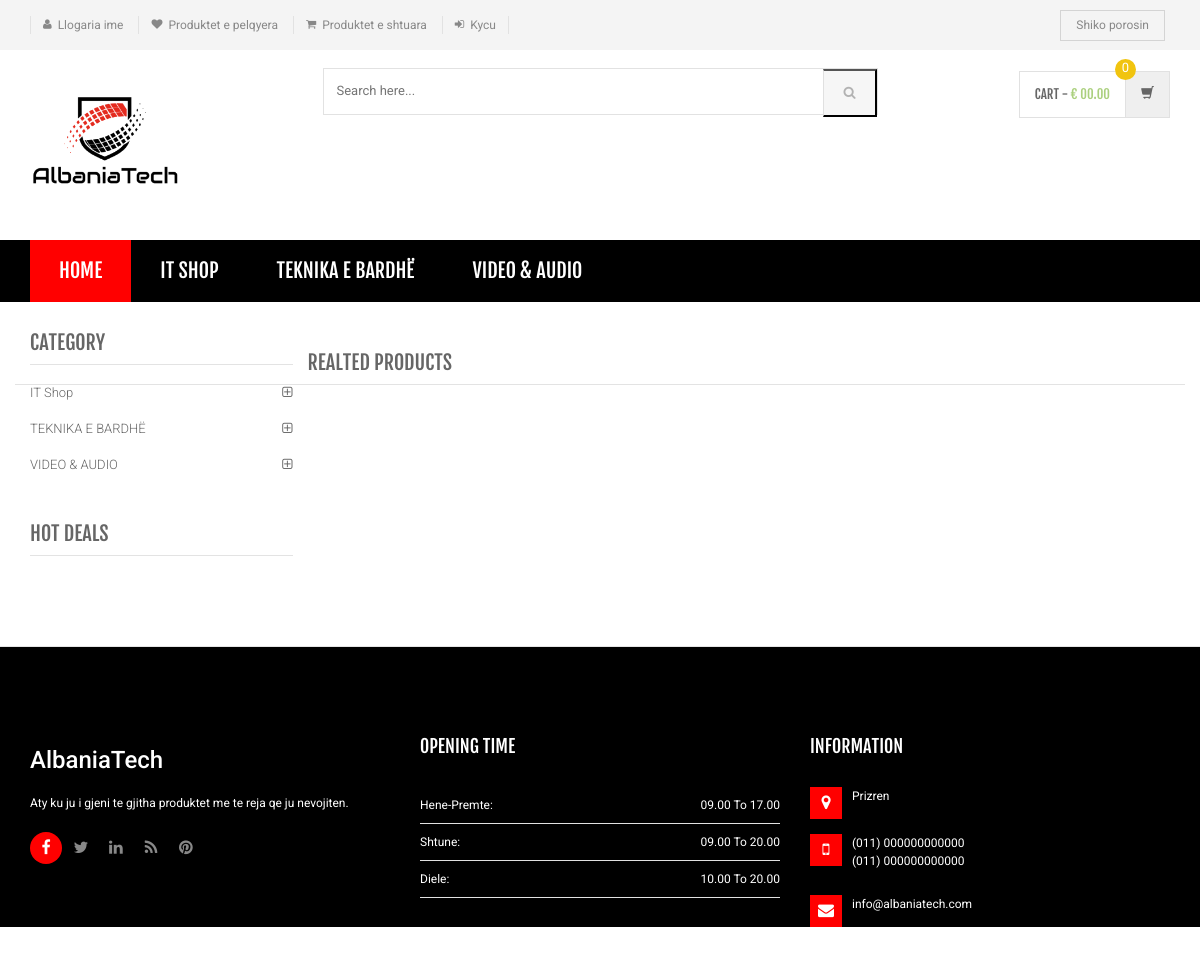
Page /product-details.php on the committed database.
### tables this page shows
CREATE TABLE `category` (
  `id` int(11) NOT NULL,
  `categoryName` varchar(255) DEFAULT NULL,
  `categoryDescription` longtext DEFAULT NULL,
  `creationDate` timestamp NOT NULL DEFAULT current_timestamp(),
  `updationDate` varchar(255) DEFAULT NULL
);

### product-details.php (the view, shortened to what this page needs)
<?php
include('includes/config.php');
?>
<!DOCTYPE html>
<html lang="en">
	<head>
	    <link rel="stylesheet" href="assets/css/bootstrap.min.css">
	    <link rel="stylesheet" href="assets/css/main.css">
	    <link rel="stylesheet" href="assets/css/green.css">
	    <link rel="stylesheet" href="assets/css/owl.carousel.css">
		<link rel="stylesheet" href="assets/css/owl.transitions.css">
		<link href="assets/css/lightbox.css" rel="stylesheet">
		<link rel="stylesheet" href="assets/css/animate.min.css">
		<link rel="stylesheet" href="assets/css/rateit.css">
		<link rel="stylesheet" href="assets/css/bootstrap-select.min.css">
		<link rel="stylesheet" href="assets/css/config.css">
		<link href="assets/css/green.css" rel="alternate stylesheet" title="Green color">
		<link href="assets/css/blue.css" rel="alternate stylesheet" title="Blue color">
		<link href="assets/css/red.css" rel="alternate stylesheet" title="Red color">
		<link href="assets/css/orange.css" rel="alternate stylesheet" title="Orange color">
		<link href="assets/css/dark-green.css" rel="alternate stylesheet" title="Darkgreen color">
		<link rel="stylesheet" href="assets/css/font-awesome.min.css">
	</head>
    <body class="cnt-home">
<header class="header-style-1">
<?php include('includes/top-header.php');?>
<?php include('includes/main-header.php');?>
<?php include('includes/menu-bar.php');?>
</header>
<div class="body-content outer-top-xs">
	<div class='container'>
		<div class='row single-product outer-bottom-sm '>
			<div class='col-md-3 sidebar'>
				<div class="sidebar-module-container">
<div class="sidebar-widget outer-bottom-xs wow fadeInUp">
	<h3 class="section-title">Category</h3>
	<div class="sidebar-widget-body m-t-10">
		<div class="accordion">
		            <?php $sql=mysqli_query($con,"select id,categoryName  from category");
while($row=mysqli_fetch_array($sql))
{
    ?>
	    	<div class="accordion-group">
	            <div class="accordion-heading">
	                <a href="category.php?cid=<?php echo $row['id'];?>"  class="accordion-toggle collapsed">
	                   <?php echo $row['categoryName'];?>
	                </a>
	            </div>
	        </div>
	        <?php } ?>
	    </div>
	</div>
</div>
<div class="sidebar-widget hot-deals wow fadeInUp">
	<h3 class="section-title">hot deals</h3>
</div>
				</div>
			</div>
<section class="section featured-product wow fadeInUp">
	<h3 class="section-title">Realted Products </h3>
</section>
			</div>
		</div>
</div>
<?php include('includes/footer.php');?>
</body>
</html>

### includes/menu-bar.php (shortened to what this page needs)
<div class="header-nav animate-dropdown"style="background:black">
    <div class="container">
        <div class="yamm navbar navbar-default" role="navigation">
            <div class="nav-bg-class">
                <div class="navbar-collapse collapse" id="mc-horizontal-menu-collapse">
	<div class="nav-outer">
		<ul class="nav navbar-nav">
			<li class="active dropdown yamm-fw">
				<a href="index.php" data-hover="dropdown" class="dropdown-toggle"style="background:red">Home</a>
			</li>
              <?php $sql=mysqli_query($con,"select id,categoryName  from category limit 6");
while($row=mysqli_fetch_array($sql))
{
    ?>
			<li class="dropdown yamm">
				<a href="category.php?cid=<?php echo $row['id'];?>"> <?php echo $row['categoryName'];?></a>
			</li>
			<?php } ?>
		</ul>
		<div class="clearfix"></div>
	</div>
</div>
            </div>
        </div>
    </div>
</div>

### assets/css/green.css (style rules this page uses)
a { color: #abd07e; }
.header-style-1 .header-nav { background: #abd07e; }
.cnt-home .header-style-1 .header-nav .navbar .navbar-nav > li.active { background: #84b943; }
.sidebar .sidebar-module-container .sidebar-widget .sidebar-widget-body .accordion .accordion-group .accordion-heading .accordion-toggle, .sidebar .sidebar-module-container .sidebar-widget .sidebar-widget-body .accordion .accordion-group .accordion-heading .accordion-toggle:hover, .sidebar .sidebar-module-container .sidebar-widget .sidebar-widget-body .accordion .accordion-group .accordion-heading .accordion-toggle:focus, .sidebar .sidebar-module-container .sidebar-widget .sidebar-widget-body .accordion .accordion-group .accordion-heading .accordion-toggle:after { color: #abd07e; }

### assets/css/lightbox.css (style rules this page uses)
body:after { content: url(../images/close.png) url(../images/loading.gif) url(../images/prev.png) url(../images/next.png); display: none; }

### assets/css/blue.css (style rules this page uses)
a { color: #3498db; }
.header-style-1 .header-nav { background: #3498db; }
.cnt-home .header-style-1 .header-nav .navbar .navbar-nav > li.active { background: #1d6ca1; }
.sidebar .sidebar-module-container .sidebar-widget .sidebar-widget-body .accordion .accordion-group .accordion-heading .accordion-toggle, .sidebar .sidebar-module-container .sidebar-widget .sidebar-widget-body .accordion .accordion-group .accordion-heading .accordion-toggle:hover, .sidebar .sidebar-module-container .sidebar-widget .sidebar-widget-body .accordion .accordion-group .accordion-heading .accordion-toggle:focus, .sidebar .sidebar-module-container .sidebar-widget .sidebar-widget-body .accordion .accordion-group .accordion-heading .accordion-toggle:after { color: #3498db; }

### assets/css/red.css (style rules this page uses)
a { color: #ff6c6c; }
.header-style-1 .header-nav { background: #ff6c6c; }
.cnt-home .header-style-1 .header-nav .navbar .navbar-nav > li.active { background: #ff1a1a; }
.sidebar .sidebar-module-container .sidebar-widget .sidebar-widget-body .accordion .accordion-group .accordion-heading .accordion-toggle, .sidebar .sidebar-module-container .sidebar-widget .sidebar-widget-body .accordion .accordion-group .accordion-heading .accordion-toggle:hover, .sidebar .sidebar-module-container .sidebar-widget .sidebar-widget-body .accordion .accordion-group .accordion-heading .accordion-toggle:focus, .sidebar .sidebar-module-container .sidebar-widget .sidebar-widget-body .accordion .accordion-group .accordion-heading .accordion-toggle:after { color: #ff6c6c; }

### assets/css/orange.css (style rules this page uses)
a { color: #f39c12; }
.header-style-1 .header-nav { background: #f39c12; }
.cnt-home .header-style-1 .header-nav .navbar .navbar-nav > li.active { background: #ab6c09; }
.sidebar .sidebar-module-container .sidebar-widget .sidebar-widget-body .accordion .accordion-group .accordion-heading .accordion-toggle, .sidebar .sidebar-module-container .sidebar-widget .sidebar-widget-body .accordion .accordion-group .accordion-heading .accordion-toggle:hover, .sidebar .sidebar-module-container .sidebar-widget .sidebar-widget-body .accordion .accordion-group .accordion-heading .accordion-toggle:focus, .sidebar .sidebar-module-container .sidebar-widget .sidebar-widget-body .accordion .accordion-group .accordion-heading .accordion-toggle:after { color: #f39c12; }

### assets/css/dark-green.css (style rules this page uses)
a { color: #12cca7; }
.header-style-1 .header-nav { background: #12cca7; }
.cnt-home .header-style-1 .header-nav .navbar .navbar-nav > li.active { background: #0b816a; }
.sidebar .sidebar-module-container .sidebar-widget .sidebar-widget-body .accordion .accordion-group .accordion-heading .accordion-toggle, .sidebar .sidebar-module-container .sidebar-widget .sidebar-widget-body .accordion .accordion-group .accordion-heading .accordion-toggle:hover, .sidebar .sidebar-module-container .sidebar-widget .sidebar-widget-body .accordion .accordion-group .accordion-heading .accordion-toggle:focus, .sidebar .sidebar-module-container .sidebar-widget .sidebar-widget-body .accordion .accordion-group .accordion-heading .accordion-toggle:after { color: #12cca7; }

### rows in the picture
category: categoryName "IT SHOP", categoryName "IT Shop"
category: categoryName "TEKNIKA E BARDHË"
category: categoryName "VIDEO & AUDIO"
